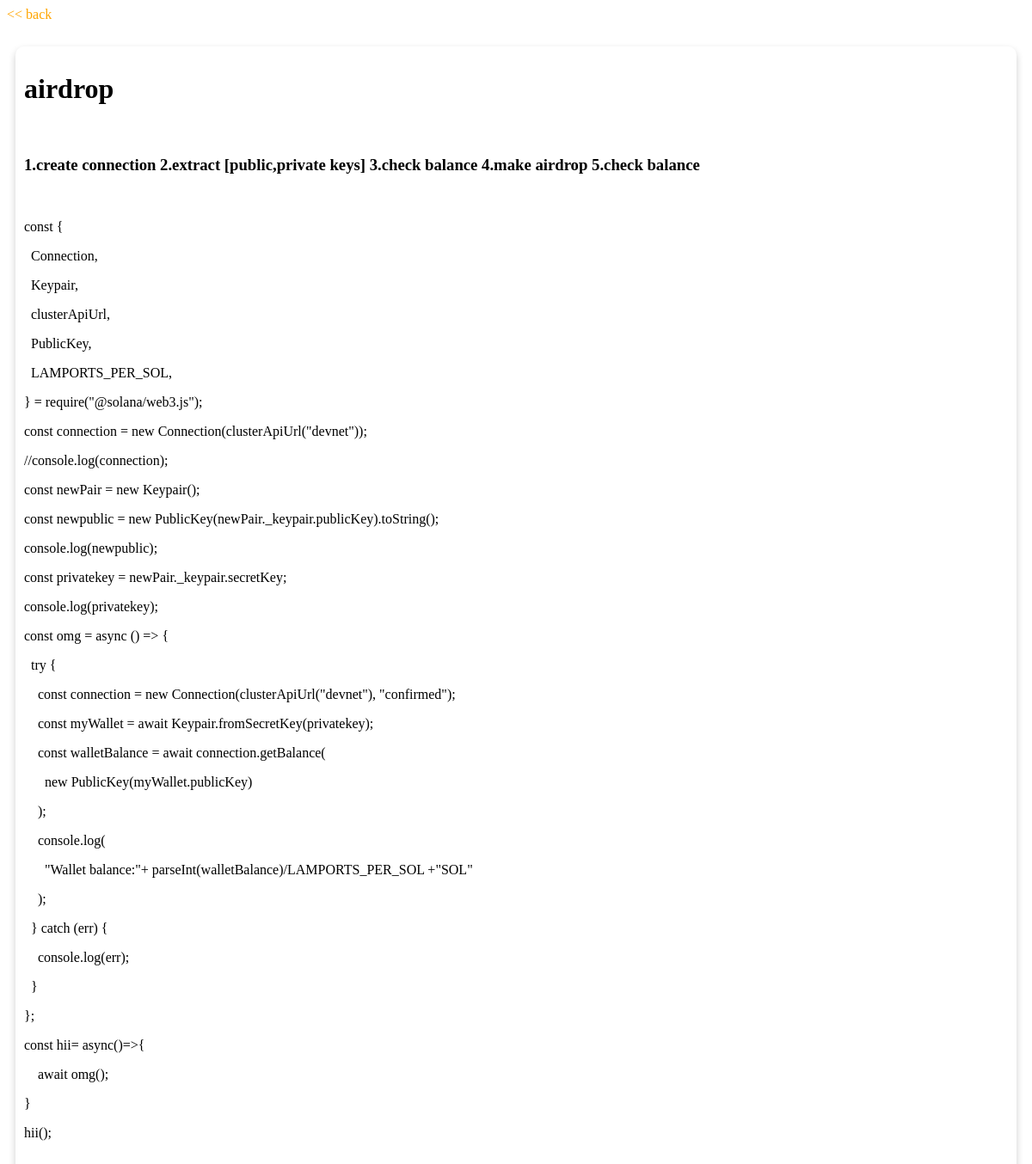
Page /show_data/8/ on the earlier database version.
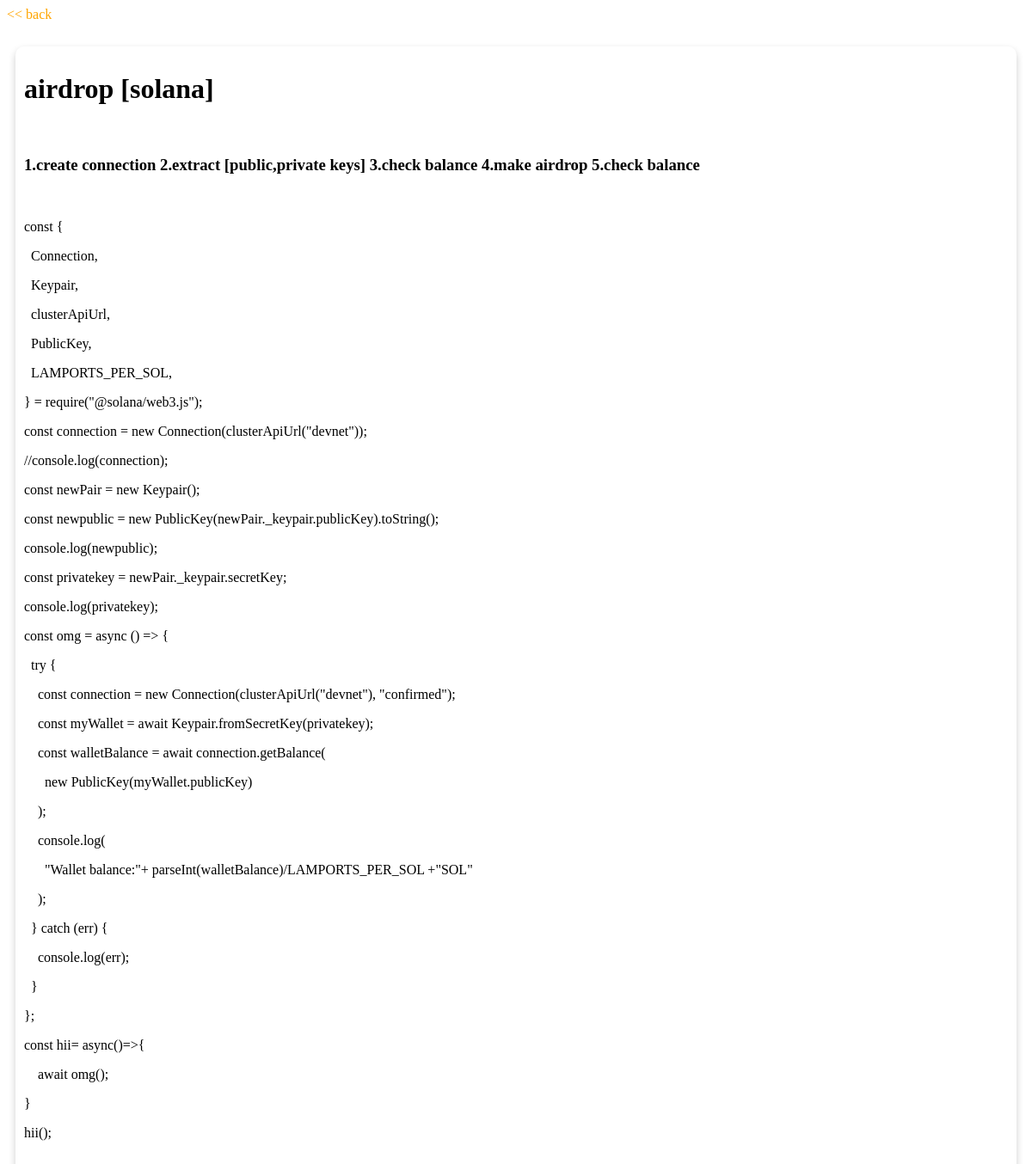
Same page on the later database version.
### dataset/models.py (models this page shows, shortened)
class sample(models.Model):
    topic=models.CharField(max_length=100)
    language=models.CharField(max_length=50,choices=language_choice,default="solidity")
    discription=models.TextField()
    information=RichTextField()

### dataset/views.py (the view)
def show_data(request,pk):
       data=sample.objects.filter(id=pk)
       return render(request,'show.html',{'data':data})

### templates/show.html (shortened to what this page needs)
<!DOCTYPE html>
<html lang="en">
<head>
</head>
<body>
    <a href="/" style="color: orange;text-decoration: none;"><< back</a><br>
    <br>
    <div>
    {% for data in data %}
    <h1>{{data.topic}}</h1>
    <br>
    <h3>
        {{data.discription}}
    </h3>
    <br>
    {{data.information |safe}}
    {% endfor %}
    </div>
</body>
</html>

Differences in the rows shown:
changed sample: topic "airdrop" → "airdrop [solana]"
